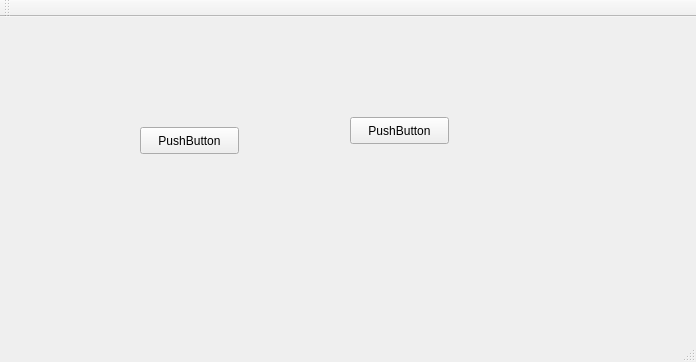
<?xml version="1.0" encoding="UTF-8"?>
<ui version="4.0">
 <class>MainWindow</class>
 <widget class="QMainWindow" name="MainWindow">
  <property name="geometry">
   <rect>
    <x>0</x>
    <y>0</y>
    <width>696</width>
    <height>362</height>
   </rect>
  </property>
  <property name="windowTitle">
   <string>MainWindow</string>
  </property>
  <widget class="QWidget" name="centralWidget">
   <widget class="QPushButton" name="pushButton">
    <property name="geometry">
     <rect>
      <x>140</x>
      <y>110</y>
      <width>99</width>
      <height>27</height>
     </rect>
    </property>
    <property name="text">
     <string>PushButton</string>
    </property>
   </widget>
   <widget class="QPushButton" name="pushButton_2">
    <property name="geometry">
     <rect>
      <x>350</x>
      <y>100</y>
      <width>99</width>
      <height>27</height>
     </rect>
    </property>
    <property name="text">
     <string>PushButton</string>
    </property>
   </widget>
  </widget>
  <widget class="QMenuBar" name="menuBar">
   <property name="geometry">
    <rect>
     <x>0</x>
     <y>0</y>
     <width>696</width>
     <height>25</height>
    </rect>
   </property>
  </widget>
  <widget class="QToolBar" name="mainToolBar">
   <attribute name="toolBarArea">
    <enum>TopToolBarArea</enum>
   </attribute>
   <attribute name="toolBarBreak">
    <bool>false</bool>
   </attribute>
  </widget>
  <widget class="QStatusBar" name="statusBar"/>
 </widget>
 <layoutdefault spacing="6" margin="11"/>
 <resources/>
 <connections>
  <connection>
   <sender>pushButton</sender>
   <signal>clicked()</signal>
   <receiver>MainWindow</receiver>
   <slot>close()</slot>
   <hints>
    <hint type="sourcelabel">
     <x>191</x>
     <y>169</y>
    </hint>
    <hint type="destinationlabel">
     <x>283</x>
     <y>222</y>
    </hint>
   </hints>
  </connection>
 </connections>
</ui>
